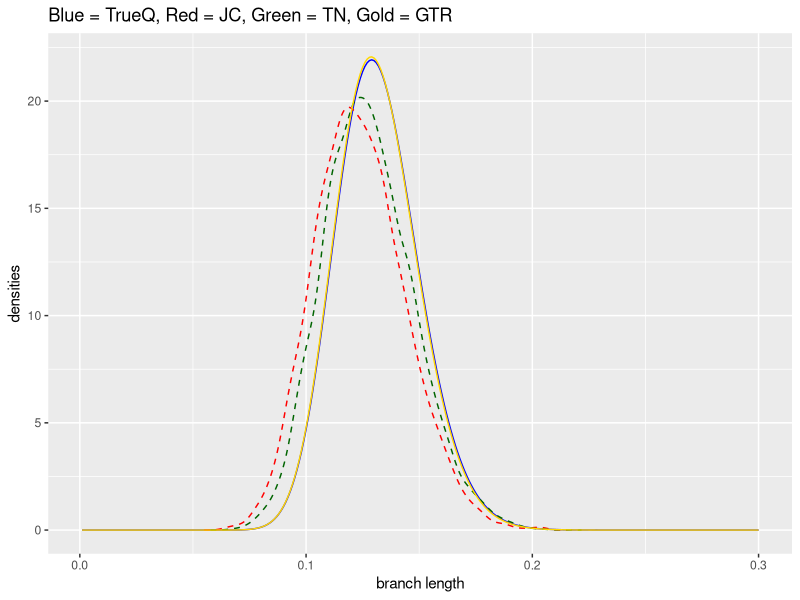
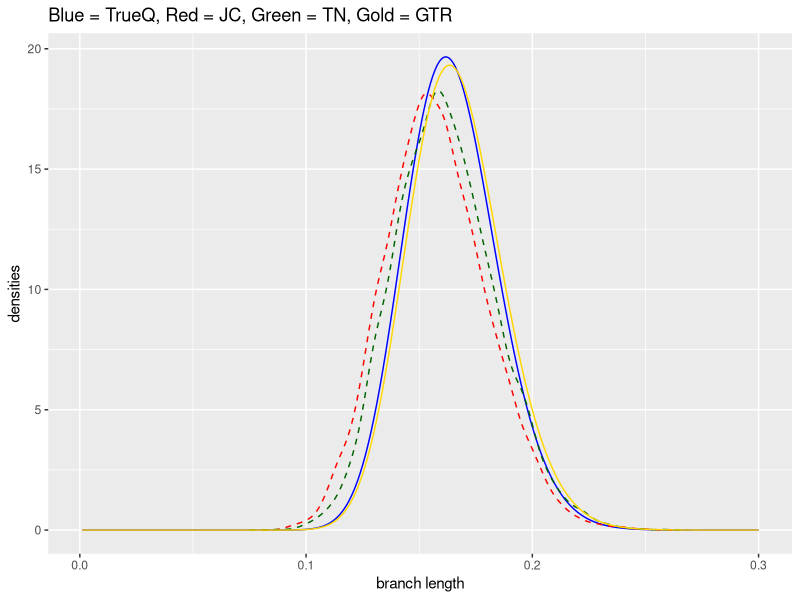
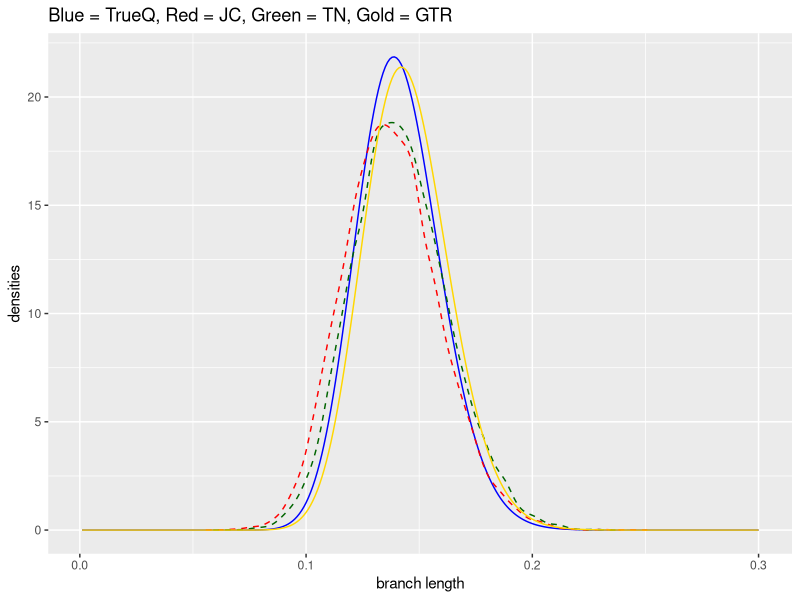
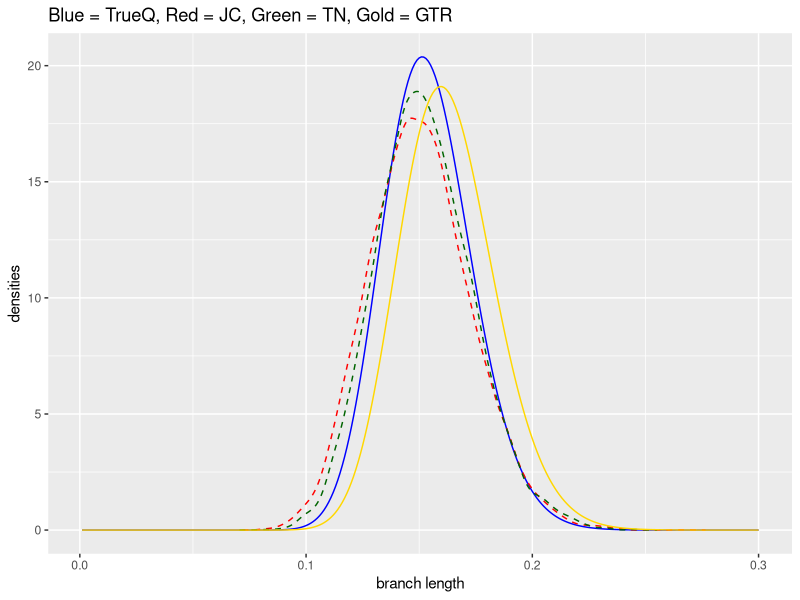
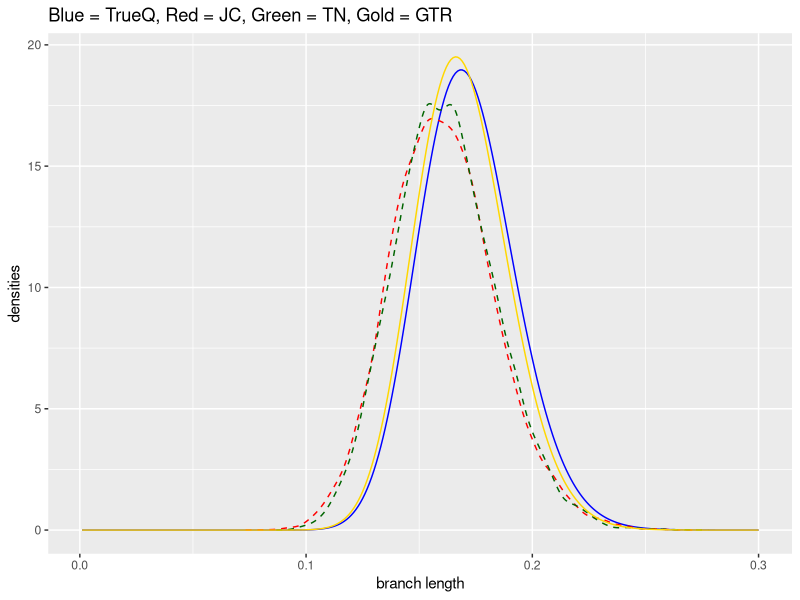
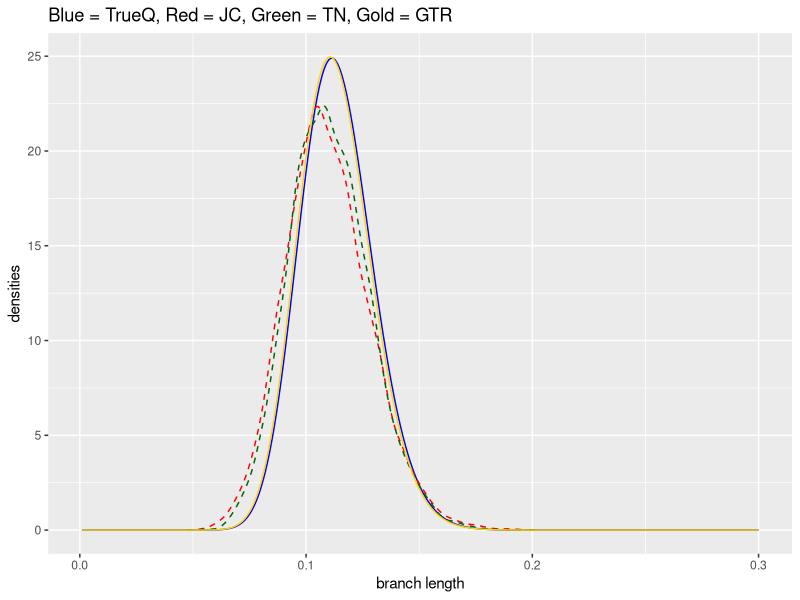
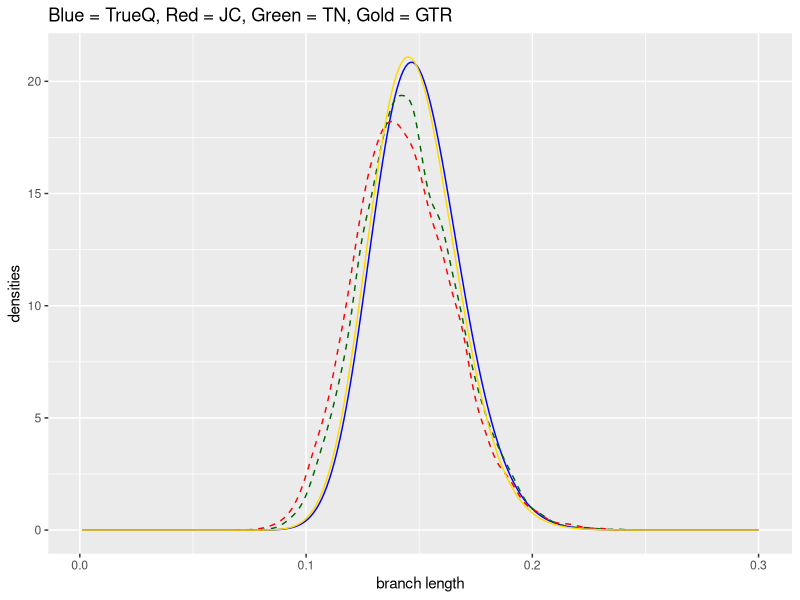
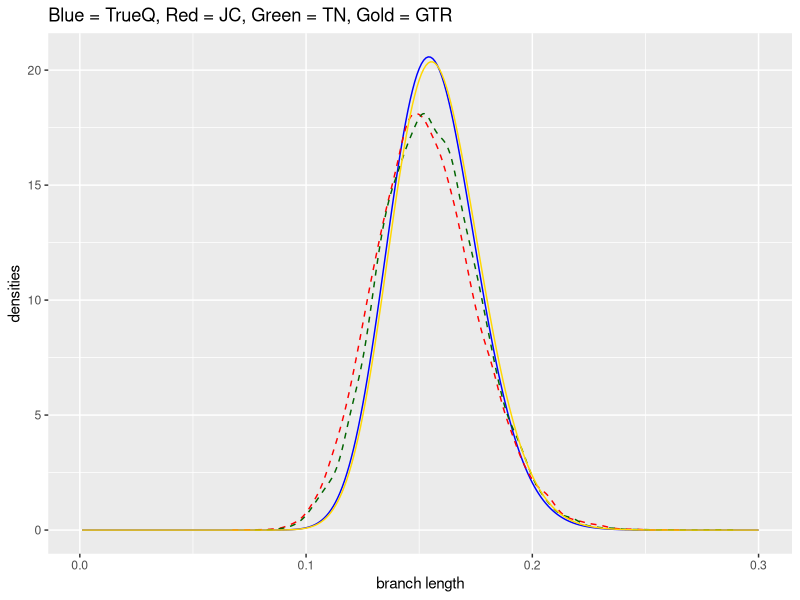

Write R code to recreate these figures, in order.
## Bret Larget
## Janaury 29, 2016
## Code to test branch length proposal idea

## Code to make a Q matrix and its spectral decomposition
##   input is:
##     x which is the vector for parameters in lower triangle of rate matrix
##     p which is the stationary distribution
##     n which is the number of states
##     a flag which will rescale so mean number of transitions per unit time is one
##   output is a list with the Q matrix itself, matrices for the eigenvectors and their inverse, and a vector of the eigenvalues
##

makeQ = function(r,p,n,rescale=FALSE,symmetric=FALSE) {
  Q = matrix(0,n,n)
  Q[row(Q) > col(Q)] = r
  Q = Q + t(Q)
  Q = Q %*% diag(p)
  diag(Q) = -apply(Q,1,sum)
  if ( rescale ) {
      mu = sum( -p*diag(Q) )
      Q = Q/mu
  }
  if ( symmetric ) {
      p.sqrt = sqrt(p)
      S = diag(p.sqrt) %*% Q %*% diag(1/p.sqrt)
      eig = eigen(S,symmetric=TRUE) ## Error in eigen(S, symmetric = TRUE) (from branch-length.R#27) : infinite or missing values in 'x'
      V = diag(1/p.sqrt) %*% eig$vectors
      lambda = eig$values
      Vinv = t(eig$vectors) %*% diag(p.sqrt)
  }
  else {
      eig = eigen(Q)
      V = eig$vectors
      lambda = eig$values
      Vinv = solve(V)
  }
  return( list(Q=Q,V=V,Vinv=Vinv,lambda=lambda,p=p,r=r) )
}


##
matrixExp = function(Q,s)   {
  return( Q$V %*% diag( exp(Q$lambda*s) ) %*% Q$Vinv )
}

## Make a random GTR Q
randomQ = function(n,rescale=TRUE) {
    p = runif(n); p = p/sum(p)
    r = runif((n^2-n)/2)
    Q = makeQ(r,p,n,rescale=rescale)
    return( Q )
}

## Make matrix of that random pairs of states, x from stationary distribution, y state after time s
simulateSequenceSummary = function(nsites,Q,s) {
    n = nrow(Q$Q)
    P = matrixExp(Q,s)
    x = sample(1:n,size=nsites,prob=Q$p,replace=TRUE)
    y = numeric(nsites)
    for ( i in 1:nsites )
        y[i] = sample(1:n,size=1,prob=P[x[i],])
    out = matrix(0,n,n)
    for ( i in 1:n )
        for ( j in 1:n )
            out[i,j] = sum( x==i & y==j )
    return( out )
}

## Calculate GTR log-likelihood at a sequence s for an observed matrix x and matrix Q
gtr.log.like = function(x,s,Q) {
    ns = length(s)
    log.like = numeric( ns )
    for ( i in 1:ns ) {
        P = matrixExp(Q,s[i])
        log.like[i] = sum( x * log(diag(Q$p) %*% P) )
    }
    return( log.like )
}

## GTR log-likelihood function for optimization
## theta is log(branch.length,rac,rag,rat,rcg,rct) because rgt=1 is the standardization
## this function is made to use with optim
## p is stationary distribution (using observed counts, not truth)
## x is matrix of observed counts
logl.gtr = function(theta,p,x) {
    t0 = exp(theta[1])
    r = c(exp(theta[2:6]),1)
    Q = makeQ(r,p,n=4,rescale=TRUE,symmetric=FALSE)
    P = Q$V %*% diag( exp(Q$lambda*t0) ) %*% Q$Vinv
    logl = sum(x * log(diag(p) %*% P))
    return (logl)
}

## Optimize gtr parameters, return Q matrix
## cheat and use real r as starting values
optim.gtr = function(x,r0) {
    n = sum(x)
    p = (apply(x,1,sum) + apply(x,2,sum)) / (2*n) #observed counts for p
    ## use JC distance formula to get starting point for branch length; others will all start at 1 (log(1) = 0)
    jc.x = n - sum(diag(x))
    jc.d = -3 * log(1 - 4*jc.x/(3*n))/4
    r = r0/r0[6]
    theta0 = c(log(jc.d),log(r[-6]))
#    gtr.out = optim(par=theta0,fn=logl.gtr,p=p,x=x,method="L-BFGS-B",control=list(fnscale=-1))
    gtr.out = optim(par=theta0,fn=logl.gtr,p=p,x=x,control=list(fnscale=-1))
    bl.opt = exp(gtr.out$par[1])
    r.opt = c(exp(gtr.out$par[2:6]),1)
    Q.gtr = makeQ(r.opt,p,n=4,rescale=TRUE,symmetric=FALSE)
    return(list(Q=Q.gtr,branch.length=bl.opt))
}

## Simulate branch length using JC
simulateBranchLength.jc = function(nsim,x, eta=0.9) {
    n = sum(x)
    changes = n - sum(diag(x))
    theta = 4*changes/3
    w = -0.75 * log( rbeta(nsim,eta*(n - theta),eta*theta) )
    return( w )
}

## Now try the Tamura-Nei way
simulateBranchLength.tn = function(nsim,x,eta=0.9) {
    n = sum(x)
    prop.ag = (x[1,3] + x[3,1]) / n
    prop.ct = (x[2,4] + x[4,2]) / n
    prop.tv = (x[1,2] + x[1,4] + x[2,1] + x[2,3] + x[3,2] + x[3,4] + x[4,1] + x[4,3]) / n

    p.est = (apply(x,1,sum) + apply(x,2,sum)) / (2*n)
    p.a = p.est[1]
    p.c = p.est[2]
    p.g = p.est[3]
    p.t = p.est[4]
    p.r = sum(p.est[c(1,3)])
    p.y = sum(p.est[c(2,4)])
    numer1 = 2*p.a*p.g*p.r
    denom1 = numer1 - p.r^2*prop.ag - p.a*p.g*prop.tv
    c1 = numer1 / denom1
    numer2 = 2*p.c*p.t*p.y
    denom2 = numer2 - p.y^2*prop.ct - p.c*p.t*prop.tv
    c2 = numer2 / denom2
    c3 = (2*p.a^2*p.g^2) / (p.r * denom1) +
         (2*p.c^2*p.t^2) / (p.y * denom2) +
         (p.r^2 * (p.c^2 + p.t^2) + p.y^2 * (p.a^2 + p.g^2) ) / (2*p.r^2*p.y^2 - p.r*p.y*prop.tv)
    mu = -2 * ( (p.a*p.g/p.r) * log(1 - p.r*prop.ag/(2*p.a*p.g) - prop.tv/(2*p.r) ) +
                (p.c*p.t/p.y) * log(1 - p.y*prop.ct/(2*p.c*p.t) - prop.tv/(2*p.y) ) +
                (p.r*p.y - p.a*p.g*p.y/p.r - p.c*p.t*p.r/p.y) * log(1 - prop.tv/(2*p.r*p.y)) )
    v = (1/ eta) * ((c1^2*prop.ag + c2^2*prop.ct + c3^2*prop.tv) - (c1*prop.ag + c2*prop.ct + c3*prop.tv)^2)/n
    w = rgamma(nsim,mu^2/v,mu/v)
    return( w )
}

## Plot likelihood and density from simulated sample
comparePlot = function(x,s,Q,nsim=10000,eta.jc=0.5,eta.tn=0.9) {
    require(ggplot2)
    delta = s[2] - s[1] # (assumes that times s are a regular sequence)
    ## compute the likelihood using counts x and generator Q for each s
    log.like = gtr.log.like(x,s,Q)
    ## turn into a density estimate proportional to likelihood, so truncated uniform prior in t
    log.like = log.like - max(log.like) # going to rescale anyway, may exp() accurate
    y = exp(log.like)
    ## make y sum to one
    y = y / sum(y)
    ## density at each point is y divided by delta
    y = y / delta
    ## Make a data frame
    df.true = data.frame(s,y)
    ## GTR Q optimized over data
    Qlist.gtr = optim.gtr(x,Q$r) ## sometimes: Error in eigen(S, symmetric = TRUE) (from branch-length.R#27) : infinite or missing values in 'x'
    print(Qlist.gtr$branch.length)
    ## compute this density also
    log.like2 = gtr.log.like(x,s,Qlist.gtr$Q)
    log.like2 = log.like2 - max(log.like2)
    y2 = exp(log.like2)
    y2 = y2/sum(y2)
    y2 = y2 / delta
    df.gtr = data.frame(s,y2)

    ## now get a sample of JCish points to compare
    jc = simulateBranchLength.jc(nsim,x,eta.jc)
    ## density estimate
    d.jc = density(jc)
    ## another data frame
    df.jc = data.frame(x=d.jc$x,y=d.jc$y)
    ## TN estimate
    tn = simulateBranchLength.tn(nsim,x,eta.tn)
    d.tn = density(tn)
    df.tn = data.frame(x=d.tn$x,y=d.tn$y)
    ## plot it
    p1 = ggplot(df.true, aes(x=s,y=y)) +
        geom_line(color="blue") +
        geom_line(aes(x=x,y=y),data=df.jc,color="red",linetype="dashed") +
        geom_line(aes(x=x,y=y),data=df.tn,color="darkgreen",linetype="dashed") +
        geom_line(aes(x=s,y=y2),data=df.gtr,color="gold") +
        xlab('branch length') +
        ylab('densities') +
            ggtitle('Blue = TrueQ, Red = JC, Green = TN, Gold = GTR')
    return( p1 )
}


## doit
#Q.random = randomQ(4)
nsites = 500
branch.length = 0.15

doit = function(nsites, branch.length, eta.jc=0.5, eta.tn=0.8, nsim=10000, delta = 0.001) {
    s = seq(delta,2*branch.length,delta)
    Q = randomQ(4,rescale=TRUE)
    print(round(Q$Q,4))
    print(round(Q$p,4))
    print(min(diag(Q$Q)))
    x = simulateSequenceSummary(nsites,Q,branch.length)
    print(x)
    p1 = comparePlot(x,s,Q,nsim,eta.jc,eta.tn)
    plot(p1)
}

for(i in 1:100){
    doit(nsites,branch.length)}

 ##        [,1]    [,2]    [,3]    [,4]
## [1,] -4.8076  3.6641  0.9282  0.2153
## [2,]  0.0038 -0.6253  0.5871  0.0344
## [3,]  0.0040  2.4673 -4.2804  1.8091
## [4,]  0.0003  0.0393  0.4921 -0.5316
## [1] 0.0005 0.4731 0.1126 0.4139
## [1] -4.807612
##      [,1] [,2] [,3] [,4]
## [1,]    0    0    0    0
## [2,]    0  223   15    7
## [3,]    0   22   42    9
## [4,]    0    4   10  168
## Error in eigen(S, symmetric = TRUE) (from branch-length.R#27) : infinite or missing values in 'x'
## In addition: There were 14 warnings (use warnings() to see them)
## > warnings()
## Warning messages:
## 1: In log(diag(Q$p) %*% P) : NaNs produced
## ...

## NOTE: error when row of zeros in Q, p has a very small number 0.0005

#################
# after symmetric=FALSE in all, new error:
#Error in optim(par = theta0, fn = logl.gtr, p = p, x = x, control = list(fnscale = -1)) (from branch-length.R#106) :
#  function cannot be evaluated at initial parameters

##         [,1]    [,2]    [,3]    [,4]
## [1,] -1.1240  0.8402  0.2836  0.0002
## [2,]  0.5079 -0.9974  0.4854  0.0041
## [3,]  0.2355  0.6667 -0.9027  0.0005
## [4,]  0.0238  0.6653  0.0617 -0.7508
## [1] 0.2585 0.4276 0.3113 0.0026
## [1] -1.124033
##      [,1] [,2] [,3] [,4]
## [1,]  135    9    1    0
## [2,]    9  177   12    0
## [3,]    8   17  132    0
## [4,]    0    0    0    0

## NOTE: same error when row of zeros in Q, p has a very small number 0.0026
